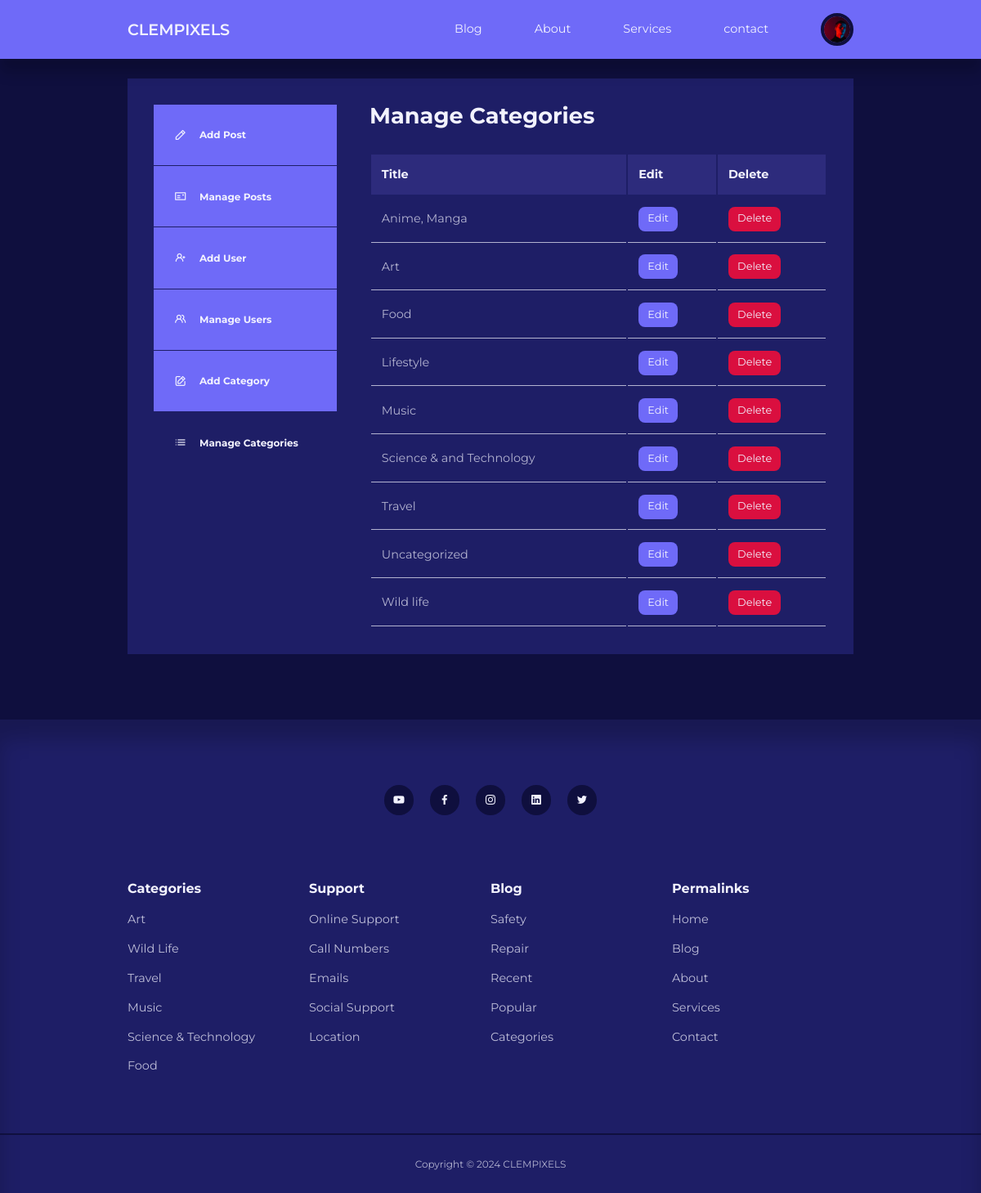
/admin/manage-category.php (signed in), run on the app's committed database.
### tables this page shows
CREATE TABLE `users` (
  `id` int(11) UNSIGNED NOT NULL,
  `firstname` varchar(50) NOT NULL,
  `lastname` varchar(50) NOT NULL,
  `username` varchar(50) NOT NULL,
  `email` varchar(100) NOT NULL,
  `password` varchar(255) NOT NULL,
  `avatar` varchar(255) NOT NULL,
  `is_admin` tinyint(1) NOT NULL
);

CREATE TABLE `categories` (
  `id` int(11) UNSIGNED NOT NULL,
  `title` varchar(50) NOT NULL,
  `description` text NOT NULL
);

### admin/partials/header.php (called while the page is built, shortened)
<?php
require '../partials/header.php';

### admin/manage-category.php (the view, shortened to what this page needs)
<?php
include 'partials/header.php';
$query = "SELECT * FROM categories ORDER BY title";
$categories = mysqli_query($connection, $query);
?>
        <section class="dashboard">
            <div class="container dashboard-container">
                <aside>
                    <ul>
                        <li><a href="add-post.php"><i class="uil uil-pen"></i>
                            <h5>Add Post</h5>
                            </a>
                        </li>
                        <li><a href="index.php"><i class="uil uil-postcard"></i>
                            <h5>Manage Posts</h5>
                            </a>
                        </li>
                        <?php if(isset($_SESSION['user_is-admin'])) : ?>
                        <li><a href="add-user.php"><i class="uil uil-user-plus"></i>
                            <h5>Add User</h5>
                            </a>
                        </li>
                        <li><a href="manage-users.php"><i class="uil uil-users-alt"></i>
                            <h5>Manage Users</h5>
                            </a>
                        </li>
                        <li><a href="add-category.php"><i class="uil uil-edit"></i>
                            <h5>Add Category</h5>
                            </a>
                        </li>
                        <li><a href="manage-category.php" class="active"><i class="uil uil-list-ul"></i>
                            <h5>Manage Categories</h5>
                            </a>
                        </li>
                        <?php endif ?>
                    </ul>
                </aside>
                <main>
                    <h2>Manage Categories</h2>
                    <?php if(mysqli_num_rows($categories) > 0) : ?>
                    <table>
                        <thead>
                            <tr>
                                <th>Title</th>
                                <th>Edit</th>
                                <th>Delete</th>
                            </tr>
                        </thead>
                        <tbody>
                            <?php while($category = mysqli_fetch_assoc($categories)) :?>
                            <tr>
                                <td><?= $category['title'] ?></td>
                                <td><a href="<?= ROOT_URL ?>admin/edit-category.php?id=<?= $category['id'] ?>" class="btn sm">Edit</a></td>
                                <td><a href="<?= ROOT_URL ?>admin/delete-category.php?id=<?= $category['id'] ?>" class="btn sm danger">Delete</a></td>
                            </tr>
                            <?php endwhile ?>
                        </tbody>
                    </table>
                    <?php else :?>
                        <div class="alert-message error"><?php "No categories found" ?></div>
                        <?php endif ?>
                </main>
            </div>
        </section>
<?php
    include '../partials/footer.php';
?>

### partials/header.php (shortened to what this page needs)
<?php
require 'config/database.php';
if (isset($_SESSION['user-id'])) {
    $id = filter_var($_SESSION['user-id'], FILTER_SANITIZE_NUMBER_INT);
    $query = "SELECT avatar FROM users WHERE id=$id";
    $result = mysqli_query($connection, $query);
    $avatar = mysqli_fetch_assoc($result);
}
?>
<!DOCTYPE html>
<html lang="en">
<head>
    <link rel="stylesheet" href="<?= ROOT_URL ?>css/style.css">
    <link rel="stylesheet" href="https://unicons.iconscout.com/release/v4.0.8/css/line.css">
</head>
<body>
    <nav>
        <div class="container nav-container">
            <a href="<?= ROOT_URL ?>" class="nav-logo">CLEMPIXELS</a>
            <ul class="nav-items">
                <li><a href="<?= ROOT_URL ?>blog.php">Blog</a></li>
                <li><a href="<?= ROOT_URL ?>about.php">About</a></li>
                <li><a href="<?= ROOT_URL ?>services.php">Services</a></li>
                <li><a href="<?= ROOT_URL ?>contact.php">contact</a></li>
                <?php if(isset($_SESSION['user-id'])) : ?>
                    <li class="nav-profile">
                    <div class="avatar">
                        <img src="<?= ROOT_URL . 'images/' . $avatar['avatar'] ?>" alt="">
                    </div>
                </li>
                <?php else :?>
                <li><a href="<?= ROOT_URL ?>signin.php">Signin</a></li>
                <?php endif ?>
            </ul>
        </div>
    </nav>

### css/style.css (style rules this page uses)
:root { --color-primary: #6f6af8; --color-primary-light: hsl(242, 91%, 69%, 18%); --color-primary-variant: #5854c7; --color-red: #da0f3f; --color-red-light: hsl(346 87%, 46%, 15%); --color-green: #00c476; --color-green-light: hsl(156, 100%, 38%, 15%); --color-gray-900: #1e1e66; --color-gray-700: #2d2b7c; --color-gray-300: rgba(242, 242, 254, 0.3); --color-gray-200: rgba(242, 242, 254, 0.7); --color-white: #f2f2fe; --color-bg: #0f0f3e; --transition: all 300ms ease; --container-width-lg: 74%; --container-width-md: 88%; --form-width: 40%; --card-border-radius-1: 0.3rem; --card-border-radius-2: 0.5rem; --card-border-radius-3: 0.8rem; --card-border-radius-4: 2rem; --card-border-radius-5: 5rem; }
* { margin: 0; padding: 0; outline: 0; border: 0; appearance: 0; list-style: none; text-decoration: none; box-sizing: border-box; }
body { font-family: "Montserrat", sans-serif; line-height: 1.6; color: var(--color-gray-200); overflow-x: hidden; background-color: var(--color-bg); font-size: 0.9rem; }
.container { width: var(--container-width-lg); max-width: 1800px; margin-inline: auto; }
section { margin-top: 3rem; width: 100vw; }
h1, h2, h3, h4, h5 { color: var(--color-white); line-height: 1.3; }
h2 { font-size: 1.7rem; margin: 1rem 0; }
a { color: var(--color-white); transition: var(--transition); }
img { display: block; width: 100%; object-fit: cover; }
nav { background: var(--color-primary); width: 100vw; height: 4.5rem; position: fixed; top: 0; z-index: 10; box-shadow: 0 1rem 1rem rgba(0, 0, 0, 0.2); }
.nav-container { height: 100%; display: flex; align-items: center; justify-content: space-between; }
.avatar { width: 2.5rem; height: 2.5rem; border-radius: 50%; overflow: hidden; border: 0.3rem solid var(--color-bg); }
.nav-logo { font-weight: 600; font-size: 1.2rem; }
.nav-items { display: flex; align-items: center; gap: 4rem; }
.nav-profile { position: relative; cursor: pointer; }
.btn { display: inline-block; width: fit-content; padding: 0.6rem 1.2rem; background: var(--color-primary); border-radius: var(--card-border-radius-2); cursor: pointer; color: var(--color-white); transition: var(--transition); }
.btn.sm { padding: 0.3rem 0.7rem; font-size: 0.8rem; }
.btn.danger { background: var(--color-red); }
.dashboard { margin-top: 6rem; }
.dashboard-container { display: grid; grid-template-columns: 14rem auto; gap: 1rem; margin-bottom: 5rem; background: var(--color-gray-900); padding: 2rem; }
.dashboard aside a { background: var(--color-primary); display: flex; gap: 1rem; align-items: center; padding: 1.6rem; }
.dashboard aside ul li:not(:last-child) a { border-bottom: 1px solid var(--color-gray-900); }
.dashboard aside a.active { background-color: var(--color-gray-900); }
.dashboard main { margin-left: 1.5rem; }
.dashboard main h2 { margin: 0 0 2rem 0; line-height: 1; }
.dashboard main table { width: 100%; text-align: left; }
.dashboard main table th { background: var(--color-gray-700); padding: 0.8rem; color: var(--color-white); }
.dashboard main table td { padding: 0.8rem; border-bottom: 1px solid var(--color-gray-200); }

### data on the page
users: avatar (picture)
categories: title "Anime, Manga"
categories: title "Art"
categories: title "Food"
categories: title "Lifestyle"
categories: title "Music"
categories: title "Science & and Technology"
categories: title "Travel"
categories: title "Uncategorized"
categories: title "Wild life"
